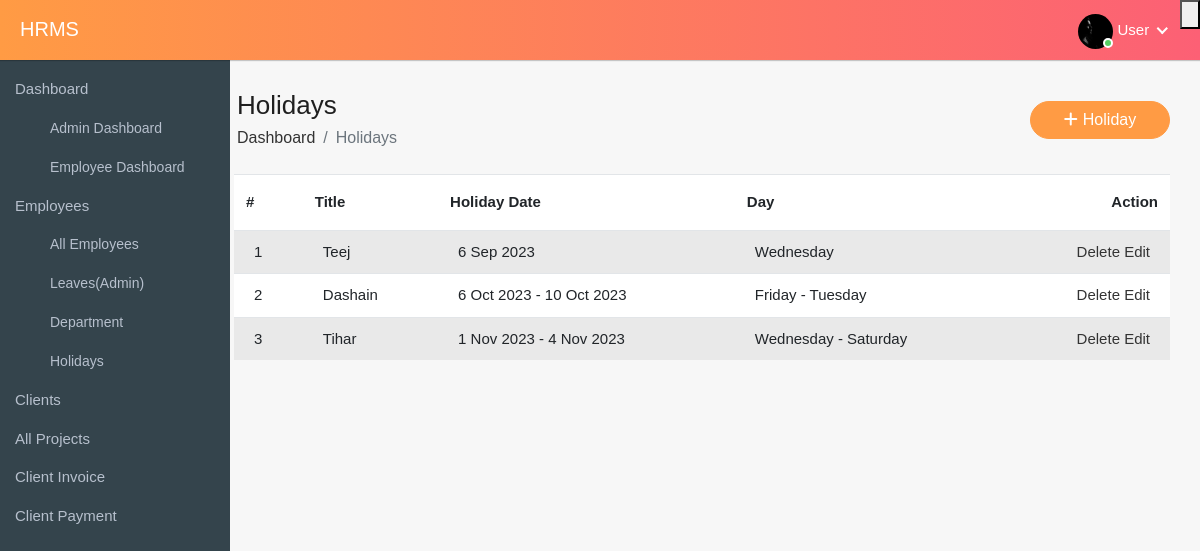
Page /holidays/ (signed in) on the committed database.
### hrms_app/models.py (models this page shows, shortened)
class Employee(models.Model):
    GENDER = (('Male','MALE'), ('Female', 'FEMALE'),('  Other', 'OTHER'))
    full_name = models.CharField(max_length=50)
    email = models.EmailField(max_length=125)
    contact = models.CharField(max_length=15)
    address = models.CharField(max_length=100, default='', blank=True)
    birthday = models.DateField()
    gender = models.CharField(choices=GENDER, max_length=10)
    emp_id = models.CharField(max_length=10, editable=False)
    department = models.ForeignKey(Department,on_delete=models.SET_NULL, null=True)
    position = models.CharField(max_length=50, null=True, blank=True)
    date_joined = models.DateField()
    total_leave_days = models.IntegerField(default=0)
    username = models.CharField(max_length=50)
    user = models.OneToOneField(User, on_delete=models.CASCADE, null=True, blank=True)
    is_admin = models.BooleanField(default=False)
    profile_img = models.ImageField(upload_to='employees/', null=True, blank=True)
    class Meta:
        ordering = ['date_joined', 'full_name']

class Holiday(models.Model):
    title = models.CharField(max_length=100)
    start_date = models.DateField()
    end_date = models.DateField(null=True, blank=True)
    number_of_days = models.PositiveIntegerField(blank=True, null=True, editable=False)
    @property
    def is_passed(self):
        return self.start_date < timezone.localdate()

### hrms_app/views.py (the view)
# urls.py: path('holidays/', holidays, name='holidays'),
@login_required
def holidays(request):
    if request.method == 'POST':
        form = HolidayForm(request.POST)
        if form.is_valid():
            form.save()
        return redirect('holidays')
    else:
        form = HolidayForm()
    holidays = Holiday.objects.filter(start_date__gte=timezone.now()).order_by('start_date')
    return render(request, 'holidays.html', {'holidays': holidays, 'form': form})

### hrms_app/templates/holidays.html (shortened to what this page needs)
{% extends 'base/core.html' %}
{% load tz %}
{% load static %}
{% block bodyclass %} page-id-001 {% endblock bodyclass %}
{% block content %}
<div class="row">
    <div class="col-2 col4">
        {% include 'sidebar_partials.html'%}
    </div>
    <div class="col-10 col8">
        <div class="content container-fluid page-content">
            <div class="page-header mb-4">
                <div class="row align-items-center">
                    <div class="col">
                        <h3 class="page-title">Holidays</h3>
                        <ul class="breadcrumb">
                            <li class="breadcrumb-item"><a href="">Dashboard</a></li>
                            <li class="breadcrumb-item active">Holidays</li>
                        </ul>
                    </div>
                    <div class="col-4">
                        <button type="button" class="btn btn-primary add-btn" data-toggle="modal"
                            data-target="#exampleModal">
                            <i class="fa fa-plus"></i>Holiday</button>
                    </div>
                </div>
            </div>
            <div class="row">
                <div class="col-md-12">
                    <div class="table-responsive">
                        <table class="table table-striped custom-table mb-0">
                            <thead>
                                <tr>
                                    <th>#</th>
                                    <th>Title </th>
                                    <th>Holiday Date</th>
                                    <th>Day</th>
                                    <th class="text-end">Action</th>
                                </tr>
                            </thead>
                            {% if holidays %}
                            <tbody>
                                {% for holiday in holidays %}
                                <tr class="holiday-upcoming">
                                    <td>{{ forloop.counter }}</td>
                                    <td>{{holiday.title}}</td>
                                    <td>{{ holiday.start_date|date:"j M Y" }}
                                        {% if holiday.end_date %}
                                        - {{ holiday.end_date|date:"j M Y" }}
                                        {% endif %}
                                    </td>
                                    <td>{{ holiday.start_date|date:"l" }}
                                        {% if holiday.end_date %}
                                        - {{ holiday.end_date|date:"l" }}
                                        {% endif %}
                                    </td>
                                    {% if not holiday.is_passed %}
                                    <td class="text-end">
                                        <a
                                            href="{% url 'delete_object' model_name='Holiday' id=holiday.id redirect_url_name='holidays' %}">Delete</a>
                                            <a href="{% url 'edit_holiday' holiday.id %}" >Edit</a>
                                    </td>
                                    {% else %}
                                    <td></td>
                                    {% endif %}
                                </tr>
                                {% endfor %}
                            </tbody>
                            {% else %}
                            <div>No data found</div>
                            {% endif %}
                        </table>
                    </div>
                </div>
            </div>
        </div>
    </div>
</div>
{% endblock content %}

### templates/base/core.html (shortened to what this page needs)
<!doctype html>
{% load static %}
<html lang="en">
<head>
    <link rel="stylesheet" href="https://cdnjs.cloudflare.com/ajax/libs/font-awesome/6.4.0/css/fontawesome.min.css" />
    <link rel="stylesheet" href="https://cdnjs.cloudflare.com/ajax/libs/font-awesome/6.4.0/css/all.min.css" />
    <link rel="stylesheet" href="{% static 'css/bootstrap.min.css' %}">
    <link rel="stylesheet" href="{% static 'css/bootstrap.css' %}">
    <link rel="stylesheet" href="{% static 'css/style.css' %}">
</head>
<body class="{% block bodyclass %} {% endblock bodyclass %}">
    <header style="margin-bottom: 60px">
        <div class="header">
            <div class="page-title-box">
                {% if request.user.is_authenticated and request.user.is_superuser %}
                <h3><a href="{% url 'index' %}" style="color: unset;">HRMS</a></h3>
                {% elif request.user.is_authenticated %}
                <h3><a href="{% url 'empdashboard' %}" style="color: unset;">HRMS</a></h3>
                {% endif %}
            </div>
            <ul class="nav user-menu">
                {% if request.user.is_authenticated %}
                <li class="nav-item dropdown has-arrow main-drop">
                    <a href="#" class="dropdown-toggle nav-link" data-bs-toggle="dropdown">
                        <span class="user-img">
                            {% if user.employee.profile_img %}
                            <img src="{{request.user.employee.profile_img.url}}" alt="">
                            {% else %}
                            <img src="{% static 'img/user.jpg' %}" alt="">
                            {% endif %}
                            <span class="status online"></span></span>
                            {% if user.employee.is_superuser %}
                            <span>Admin</span>
                            {% else %}
                            <span>User</span>
                            {% endif %}
                    </a>
                </li>
                <li>
                    <div class="dropdown">
                        <button class="dropdown-toggle" type="button" id="dropdownMenuButton" data-toggle="dropdown"
                            aria-haspopup="true" aria-expanded="false">
                        </button>
                    </div>
                </li>
                {% else %}
                <h1>Welcome, {{request.user.employee.full_name}}</h1>
                {% endif %}
            </ul>
        </div>
    </header>
    {% block content %} {% endblock content %}
    <link rel="stylesheet" href="https://code.jquery.com/ui/1.12.1/themes/base/jquery-ui.css">
</body>
</html>

### rows in the picture
Holiday: title "Teej", start_date "6 Sep 2023", start_date "Wednesday", shows "Delete"
Holiday: title "Dashain", start_date "6 Oct 2023", end_date "10 Oct 2023", start_date "Friday", end_date "Tuesday", shows "Delete"
Holiday: title "Tihar", start_date "1 Nov 2023", end_date "4 Nov 2023", start_date "Wednesday", end_date "Saturday", shows "Delete"
